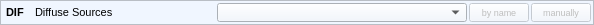
           <widget class="QFrame" name="frame_diffuse">
            <property name="enabled">
             <bool>true</bool>
            </property>
            <property name="sizePolicy">
             <sizepolicy hsizetype="Minimum" vsizetype="Preferred">
              <horstretch>0</horstretch>
              <verstretch>0</verstretch>
             </sizepolicy>
            </property>
            <property name="minimumSize">
             <size>
              <width>0</width>
              <height>25</height>
             </size>
            </property>
            <property name="maximumSize">
             <size>
              <width>16777215</width>
              <height>25</height>
             </size>
            </property>
            <property name="font">
             <font>
              <pointsize>11</pointsize>
              <weight>75</weight>
              <bold>true</bold>
             </font>
            </property>
            <property name="toolTip">
             <string>Diffuse Sources file</string>
            </property>
            <property name="styleSheet">
             <string notr="true">background-color: rgb(240, 246, 255);</string>
            </property>
            <property name="frameShape">
             <enum>QFrame::StyledPanel</enum>
            </property>
            <property name="frameShadow">
             <enum>QFrame::Raised</enum>
            </property>
            <property name="lineWidth">
             <number>1</number>
            </property>
            <layout class="QGridLayout" name="gridLayout_4">
             <property name="leftMargin">
              <number>2</number>
             </property>
             <property name="topMargin">
              <number>2</number>
             </property>
             <property name="rightMargin">
              <number>2</number>
             </property>
             <property name="bottomMargin">
              <number>2</number>
             </property>
             <property name="spacing">
              <number>2</number>
             </property>
             <item row="0" column="0">
              <widget class="QLabel" name="lb_dif_short">
               <property name="minimumSize">
                <size>
                 <width>30</width>
                 <height>15</height>
                </size>
               </property>
               <property name="maximumSize">
                <size>
                 <width>16777215</width>
                 <height>16777215</height>
                </size>
               </property>
               <property name="font">
                <font>
                 <pointsize>8</pointsize>
                 <weight>75</weight>
                 <bold>true</bold>
                </font>
               </property>
               <property name="text">
                <string> DIF</string>
               </property>
              </widget>
             </item>
             <item row="0" column="1">
              <widget class="QLabel" name="lb_dif_long">
               <property name="minimumSize">
                <size>
                 <width>180</width>
                 <height>15</height>
                </size>
               </property>
               <property name="maximumSize">
                <size>
                 <width>16777215</width>
                 <height>16777215</height>
                </size>
               </property>
               <property name="font">
                <font>
                 <pointsize>8</pointsize>
                 <weight>50</weight>
                 <bold>false</bold>
                </font>
               </property>
               <property name="text">
                <string>Diffuse Sources</string>
               </property>
              </widget>
             </item>
             <item row="0" column="2">
              <widget class="QgsMapLayerComboBox" name="cb_dif_layerselection">
               <property name="minimumSize">
                <size>
                 <width>250</width>
                 <height>19</height>
                </size>
               </property>
               <property name="maximumSize">
                <size>
                 <width>16777215</width>
                 <height>19</height>
                </size>
               </property>
               <property name="font">
                <font>
                 <pointsize>7</pointsize>
                 <weight>50</weight>
                 <bold>false</bold>
                </font>
               </property>
               <property name="currentText">
                <string/>
               </property>
               <property name="currentIndex">
                <number>-1</number>
               </property>
               <property name="maxVisibleItems">
                <number>10</number>
               </property>
               <property name="allowEmptyLayer">
                <bool>true</bool>
               </property>
              </widget>
             </item>
             <item row="0" column="3">
              <widget class="QPushButton" name="pb_dif_byname">
               <property name="enabled">
                <bool>false</bool>
               </property>
               <property name="minimumSize">
                <size>
                 <width>60</width>
                 <height>19</height>
                </size>
               </property>
               <property name="maximumSize">
                <size>
                 <width>60</width>
                 <height>19</height>
                </size>
               </property>
               <property name="baseSize">
                <size>
                 <width>70</width>
                 <height>0</height>
                </size>
               </property>
               <property name="font">
                <font>
                 <pointsize>7</pointsize>
                 <weight>50</weight>
                 <bold>false</bold>
                </font>
               </property>
               <property name="styleSheet">
                <string notr="true">QPushButton:checked { background-color: rgb(0, 50, 200) }
QPushButton:checked { color: rgb(220, 220, 220) }</string>
               </property>
               <property name="text">
                <string>by name</string>
               </property>
               <property name="checkable">
                <bool>true</bool>
               </property>
              </widget>
             </item>
             <item row="0" column="4">
              <widget class="QPushButton" name="pb_dif_manually">
               <property name="enabled">
                <bool>false</bool>
               </property>
               <property name="minimumSize">
                <size>
                 <width>60</width>
                 <height>19</height>
                </size>
               </property>
               <property name="maximumSize">
                <size>
                 <width>60</width>
                 <height>19</height>
                </size>
               </property>
               <property name="baseSize">
                <size>
                 <width>70</width>
                 <height>0</height>
                </size>
               </property>
               <property name="font">
                <font>
                 <pointsize>7</pointsize>
                 <weight>50</weight>
                 <bold>false</bold>
                </font>
               </property>
               <property name="styleSheet">
                <string notr="true">QPushButton:checked { background-color: rgb(0, 50, 200) }
QPushButton:checked { color: rgb(220, 220, 220) }</string>
               </property>
               <property name="text">
                <string>manually</string>
               </property>
               <property name="checkable">
                <bool>true</bool>
               </property>
              </widget>
             </item>
            </layout>
           </widget>
